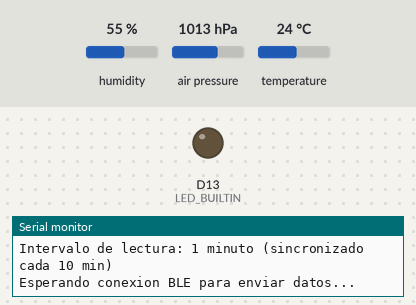
Simulated run of this sketch. Board: Arduino Nano 33 BLE. On the bench: output pins drawn as LEDs (lit = HIGH), the last lines printed to the serial monitor. The test bench sets the inputs (shaded band); at power-on: humidity 55 %, air pressure 1013 hPa, temperature 24 °C. Nothing arrives over Bluetooth unless stated; a phone connects over Bluetooth LE 3 s after start.

Above: at 1.0 s.
At 75.4 s:
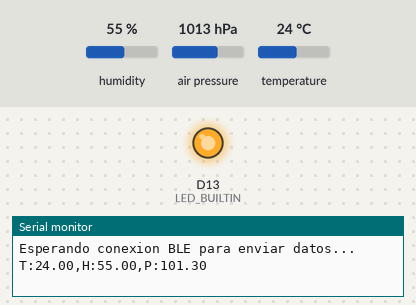
Timing chart, 0 to 78.6 s (numbered marks = the images above):
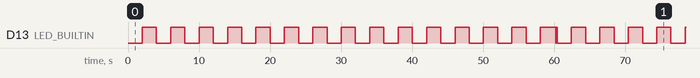

Measured:
- by itself, D13 (LED_BUILTIN): moves between LOW and HIGH, repeating every 60.4 s
- by itself, everything shown: repeats every 60.4 s, in 32 steps

The sketch:

slave_wireless.ino
```cpp
#include <Arduino.h>
#include <ArduinoBLE.h>
#include <Arduino_HTS221.h>
#include <Arduino_LPS22HB.h>

// Configuración de tiempo - 1 minuto (para sincronización)
const unsigned long INTERVALO_LECTURA = 60000; // 1 minuto en milisegundos (60,000 ms)
unsigned long ultimaLectura = 0;

// LED de identificación - Parpadeo lento (2 segundos)
const unsigned long INTERVALO_LED = 2000; // 2 segundos
unsigned long ultimoParpadeoLED = 0;
bool estadoLED = false;

// Control de parpadeo de envío de datos (sin usar delay)
unsigned long inicioParpadeoEnvio = 0;
int contadorParpadeosEnvio = 0;
bool modoParpadeoEnvio = false;
bool estadoLEDEnvio = false;

// Control de advertising
bool advertisingActivo = false;


// Servicio BLE personalizado
BLEService sensorService("19B10000-E8F2-537E-4F6C-D104768A1214");

// Característica para enviar datos (UUID personalizado)
BLECharacteristic dataChar("19B10001-E8F2-537E-4F6C-D104768A1214", BLERead | BLENotify, 100);

void setup() {
  Serial.begin(9600);

  pinMode(LED_BUILTIN, OUTPUT);

  // Inicialización de sensores
  if (!HTS.begin()) {
    Serial.println("Fallo HTS221");
    while (1);
  }
  if (!BARO.begin()) {
    Serial.println("Fallo LPS22HB");
    while (1);
  }

  // Inicialización BLE
  if (!BLE.begin()) {
    Serial.println("Fallo BLE init");
    while (1);
  }

  BLE.setLocalName("ArduinoEsclavo");
  BLE.setAdvertisedService(sensorService);

  // Agregar característica al servicio
  sensorService.addCharacteristic(dataChar);

  BLE.addService(sensorService);

  BLE.advertise();
  Serial.println("Arduino Wireless - Iniciado");
  Serial.println("Intervalo de lectura: 1 minuto (sincronizado cada 10 min)");
  Serial.println("Esperando conexion BLE para enviar datos...");

  ultimaLectura = millis();
}

void loop() {
  BLE.poll();
  unsigned long tiempoActual = millis();

  // Manejo de parpadeo de envío (sin bloquear con delay)
  if (modoParpadeoEnvio) {
    if (tiempoActual - inicioParpadeoEnvio >= 100) {
      inicioParpadeoEnvio = tiempoActual;
      estadoLEDEnvio = !estadoLEDEnvio;
      digitalWrite(LED_BUILTIN, estadoLEDEnvio);

      if (!estadoLEDEnvio) {
        contadorParpadeosEnvio++;
        if (contadorParpadeosEnvio >= 2) {
          modoParpadeoEnvio = false;
          contadorParpadeosEnvio = 0;
        }
      }
    }
  } else {
    // LED de identificación - Parpadeo cada 2 segundos
    if (tiempoActual - ultimoParpadeoLED >= INTERVALO_LED) {
      estadoLED = !estadoLED;
      digitalWrite(LED_BUILTIN, estadoLED);
      ultimoParpadeoLED = tiempoActual;
    }
  }

  if (BLE.connected()) {
    // Resetear flag de advertising al conectar
    advertisingActivo = false;

    // Verificar si ha pasado 1 minuto
    if (tiempoActual - ultimaLectura >= INTERVALO_LECTURA) {
      // Leer sensores
      float temperatura = HTS.readTemperature();
      float humedad = HTS.readHumidity();
      float presion = BARO.readPressure();

      // Crear string con los datos en formato CSV
      String datos = "T:" + String(temperatura, 2) +
                     ",H:" + String(humedad, 2) +
                     ",P:" + String(presion, 2);

      // Enviar por BLE (convertir a bytes)
      bool envioExitoso = dataChar.writeValue(datos.c_str());

      if (envioExitoso) {
        // También por Serial para debug
        Serial.println(datos);

        // Actualizar el tiempo de la última lectura solo si envío exitoso
        ultimaLectura = tiempoActual;

        // Iniciar parpadeo sin bloquear
        modoParpadeoEnvio = true;
        inicioParpadeoEnvio = tiempoActual;
        contadorParpadeosEnvio = 0;
        digitalWrite(LED_BUILTIN, HIGH);
      } else {
        Serial.println("✗ Error enviando datos BLE");
      }
    }
  } else {
    // Si no hay conexión, reanudar advertising solo una vez
    if (!advertisingActivo) {
      BLE.advertise();
      advertisingActivo = true;
    }
  }

  // Pequeño delay para no saturar el loop
  delay(10); // Reducido de 50ms a 10ms para mejor respuesta
}
```
